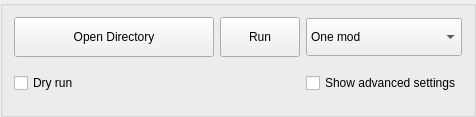
     <widget class="QGroupBox" name="mainGroupBox">
      <property name="sizePolicy">
       <sizepolicy hsizetype="Preferred" vsizetype="Fixed">
        <horstretch>0</horstretch>
        <verstretch>0</verstretch>
       </sizepolicy>
      </property>
      <property name="maximumSize">
       <size>
        <width>16777215</width>
        <height>16777215</height>
       </size>
      </property>
      <property name="title">
       <string/>
      </property>
      <property name="flat">
       <bool>false</bool>
      </property>
      <layout class="QGridLayout" name="gridLayout_2">
       <item row="1" column="0">
        <widget class="QCheckBox" name="dryRunCheckBox">
         <property name="sizePolicy">
          <sizepolicy hsizetype="Expanding" vsizetype="Fixed">
           <horstretch>0</horstretch>
           <verstretch>0</verstretch>
          </sizepolicy>
         </property>
         <property name="minimumSize">
          <size>
           <width>200</width>
           <height>40</height>
          </size>
         </property>
         <property name="maximumSize">
          <size>
           <width>200</width>
           <height>16777215</height>
          </size>
         </property>
         <property name="sizeIncrement">
          <size>
           <width>100</width>
           <height>0</height>
          </size>
         </property>
         <property name="baseSize">
          <size>
           <width>140</width>
           <height>40</height>
          </size>
         </property>
         <property name="cursor">
          <cursorShape>WhatsThisCursor</cursorShape>
         </property>
         <property name="toolTip">
          <string>&lt;html&gt;&lt;head/&gt;&lt;body&gt;&lt;p&gt;Will list all files that would be modified, without actually processing them. Will ignore files in BSAs.&lt;/p&gt;&lt;/body&gt;&lt;/html&gt;</string>
         </property>
         <property name="autoFillBackground">
          <bool>false</bool>
         </property>
         <property name="text">
          <string>Dry run</string>
         </property>
        </widget>
       </item>
       <item row="1" column="2">
        <widget class="QCheckBox" name="advancedSettingsCheckbox">
         <property name="text">
          <string>Show advanced settings</string>
         </property>
        </widget>
       </item>
       <item row="0" column="1">
        <widget class="QPushButton" name="processButton">
         <property name="sizePolicy">
          <sizepolicy hsizetype="MinimumExpanding" vsizetype="Fixed">
           <horstretch>0</horstretch>
           <verstretch>0</verstretch>
          </sizepolicy>
         </property>
         <property name="minimumSize">
          <size>
           <width>0</width>
           <height>40</height>
          </size>
         </property>
         <property name="maximumSize">
          <size>
           <width>16777215</width>
           <height>16777215</height>
          </size>
         </property>
         <property name="text">
          <string>Run</string>
         </property>
        </widget>
       </item>
       <item row="0" column="2">
        <widget class="QComboBox" name="modeChooserComboBox">
         <property name="sizePolicy">
          <sizepolicy hsizetype="MinimumExpanding" vsizetype="Fixed">
           <horstretch>0</horstretch>
           <verstretch>0</verstretch>
          </sizepolicy>
         </property>
         <property name="minimumSize">
          <size>
           <width>0</width>
           <height>38</height>
          </size>
         </property>
         <property name="maximumSize">
          <size>
           <width>16777215</width>
           <height>16777215</height>
          </size>
         </property>
         <item>
          <property name="text">
           <string>One mod</string>
          </property>
         </item>
         <item>
          <property name="text">
           <string>Several mods </string>
          </property>
         </item>
        </widget>
       </item>
       <item row="0" column="0">
        <widget class="QPushButton" name="userPathButton">
         <property name="sizePolicy">
          <sizepolicy hsizetype="MinimumExpanding" vsizetype="Fixed">
           <horstretch>0</horstretch>
           <verstretch>0</verstretch>
          </sizepolicy>
         </property>
         <property name="minimumSize">
          <size>
           <width>0</width>
           <height>40</height>
          </size>
         </property>
         <property name="maximumSize">
          <size>
           <width>16777215</width>
           <height>16777215</height>
          </size>
         </property>
         <property name="text">
          <string>Open Directory</string>
         </property>
        </widget>
       </item>
      </layout>
     </widget>
